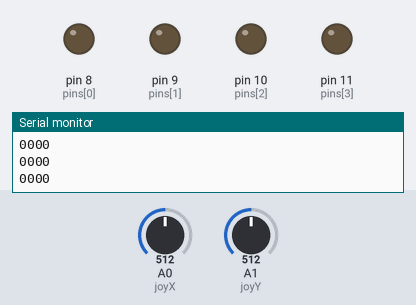
Bench run of a sketch on a simulated Arduino Uno, built with avr-gcc and run on an emulated ATmega328P. On the bench: output pins drawn as LEDs (lit = HIGH), the last lines printed to the serial monitor. The inputs (shaded band) are chosen by the test bench; at power-on: A1 (joyY) = 512, A0 (joyX) = 512.

Above: at 1.2 s.
1.3 s: A1 (joyY) set to 214
2.8 s: A1 (joyY) set to 187
At 4.0 s:
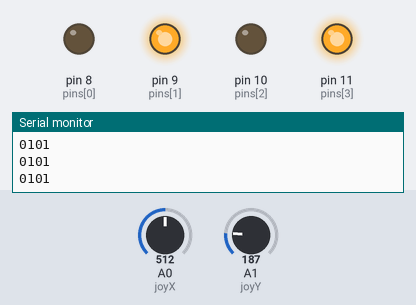
4.3 s: A1 (joyY) set to 1010
At 5.5 s:
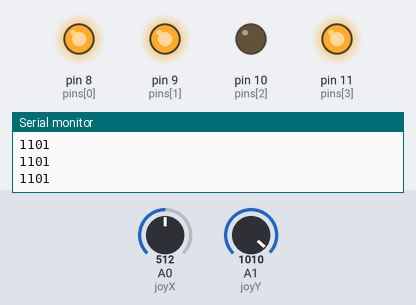
5.8 s: A0 (joyX) set to 313
7.3 s: A0 (joyX) set to 288
At 8.5 s:
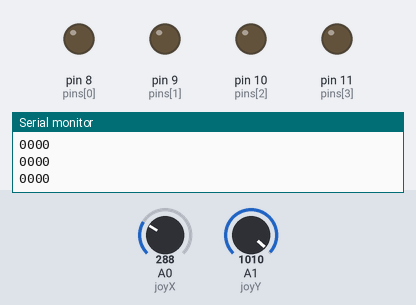
8.8 s: A0 (joyX) set to 52
10.3 s: A0 (joyX) set to 46
At 11.3 s:
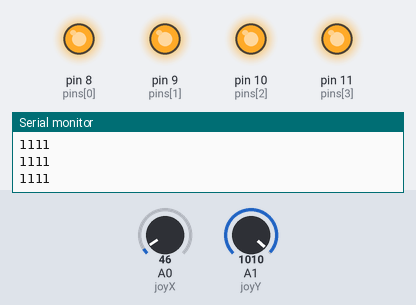
Timing chart, 0 to 12.8 s (numbered marks = the images above; inputs shaded):
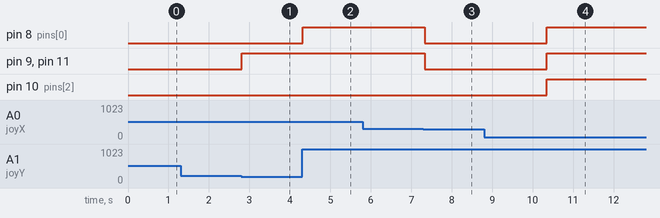

Measured:
- the behaviour switches between 200 and 199 on A1 (joyY) (found by bisection; images 0 and 1)
- the behaviour switches between 301 and 300 on A0 (joyX) (found by bisection; images 2 and 3)
- the behaviour switches between 50 and 49 on A0 (joyX) (found by bisection; images 3 and 4)
- after the input at 2.8 s, pin 9 (pins[1]), pin 11 (pins[3]): LOW → HIGH at once
- after the input at 4.3 s, pin 8 (pins[0]): LOW → HIGH at once
- after the input at 7.3 s, pin 8 (pins[0]), pin 9 (pins[1]), pin 11 (pins[3]): HIGH → LOW at once
- after the input at 10.3 s, pin 8 (pins[0]), pin 9 (pins[1]), pin 10 (pins[2]), pin 11 (pins[3]): LOW → HIGH after 0.05 s

The sketch:

joystick.ino
```cpp
/*
HackUMass X Project
Sam Almeida, Patrick Walsh, Caleb Scopetski
November 11-13, 2022
*/

// Global Variables
#include "FastLED.h"


CRGB leds[1];
#define FASTLED_ESP8266_D1_PIN_ORDER
#define NUM_LEDS 256
#define DATA_PIN 5
#define joyX A0
#define joyY A1

int pins[4] = {8, 9, 10, 11};

int ledsa[NUM_LEDS];

// declaring
int xval = -1;
int yval = -1;
int bval;
int j;

int sendtoesp;

char bits[3];

int pinvals[4];


// End Global Variables

char request[] = "link";

void setup() { // initializing all pins used on Arduino
  // put your setup code here, to run once:
  Serial.begin(9600);

  pinMode(joyX, INPUT);
  pinMode(joyY, INPUT);

  pinMode(pins[0], OUTPUT);
  pinMode(pins[1], OUTPUT);
  pinMode(pins[2], OUTPUT);
  pinMode(pins[3], OUTPUT);
}

void loop() {
  // put your main code here, to run repeatedly:
  xval = analogRead(joyX);
  yval = analogRead(joyY);

  pinvals[3] = 1;

  // nothing pressed
  if((xval < 800 && xval > 200) && (yval < 800 && yval > 200))
  {
    pinvals[3] = 0; // player not touching joystick
  }
  // right
  else if((xval < 800 && xval > 200) && (yval < 200))
  {
    // 2
    pinvals[0] = 0;
    pinvals[1] = 1;
    pinvals[2] = 0;
  }
  // up
  else if((xval < 100) && (yval < 530 && yval > 470))
  {
    //0
    pinvals[0] = 0;
    pinvals[1] = 0;
    pinvals[2] = 0;
  }
  // up right
  else if((xval < 500) && (yval < 50))
  {
    // 1
    pinvals[0] = 0;
    pinvals[1] = 0;
    pinvals[2] = 1;
  }
  // down right
  else if((xval > 1000) && (yval < 50))
  {
    // 3
    pinvals[0] = 0;
    pinvals[1] = 1;
    pinvals[2] = 1;
  }
  // Straight down
  else if((xval > 900) && (yval < 530 && yval > 470))
  {
    // 4
    pinvals[0] = 1;
    pinvals[1] = 0;
    pinvals[2] = 0;
  }
  // down left
  else if((xval > 1000) && (yval > 1000))
  {
    // 5
    pinvals[0] = 1;
    pinvals[1] = 0;
    pinvals[2] = 1;
  }
  // left
  else if((yval > 900) && (xval < 700 && xval > 300))
  {
    // 6
    pinvals[0] = 1;
    pinvals[1] = 1;
    pinvals[2] = 0;
  }
  // up left
  else if((xval < 50) && (yval > 1000))
  {
    // 7
    pinvals[0] = 1;
    pinvals[1] = 1;
    pinvals[2] = 1;
  } else {
    pinvals[3] = 0;
  }


  // printing output to digital pins

  unsigned char i;
  for(i = 0; i < 4; i++)
  {
    Serial.print(pinvals[i]);
    if(pinvals[i] == 0)
    {
      digitalWrite(pins[i], LOW);
    } else if (pinvals[i] == 1)
    {
      digitalWrite(pins[i], HIGH);
      pinvals[i] = 0; // setting back to 0 for reset
    }
  }
  Serial.print("\n");

  delay(100);
}
```
